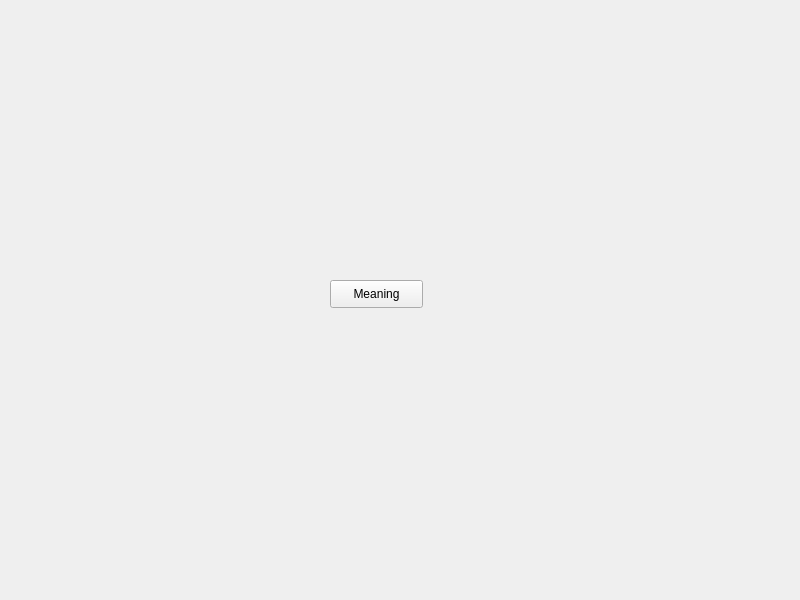
<?xml version="1.0" encoding="UTF-8"?>
<ui version="4.0">
 <class>Look_up</class>
 <widget class="QMainWindow" name="Look_up">
  <property name="geometry">
   <rect>
    <x>0</x>
    <y>0</y>
    <width>800</width>
    <height>600</height>
   </rect>
  </property>
  <property name="windowTitle">
   <string>Look_up</string>
  </property>
  <widget class="QWidget" name="centralwidget">
   <widget class="QLabel" name="Word">
    <property name="geometry">
     <rect>
      <x>130</x>
      <y>130</y>
      <width>531</width>
      <height>91</height>
     </rect>
    </property>
    <property name="text">
     <string/>
    </property>
   </widget>
   <widget class="QLabel" name="Explanation">
    <property name="geometry">
     <rect>
      <x>70</x>
      <y>390</y>
      <width>621</width>
      <height>91</height>
     </rect>
    </property>
    <property name="text">
     <string/>
    </property>
   </widget>
   <widget class="QPushButton" name="Check">
    <property name="geometry">
     <rect>
      <x>330</x>
      <y>280</y>
      <width>93</width>
      <height>28</height>
     </rect>
    </property>
    <property name="text">
     <string>Meaning</string>
    </property>
   </widget>
  </widget>
 </widget>
 <resources/>
 <connections/>
</ui>
